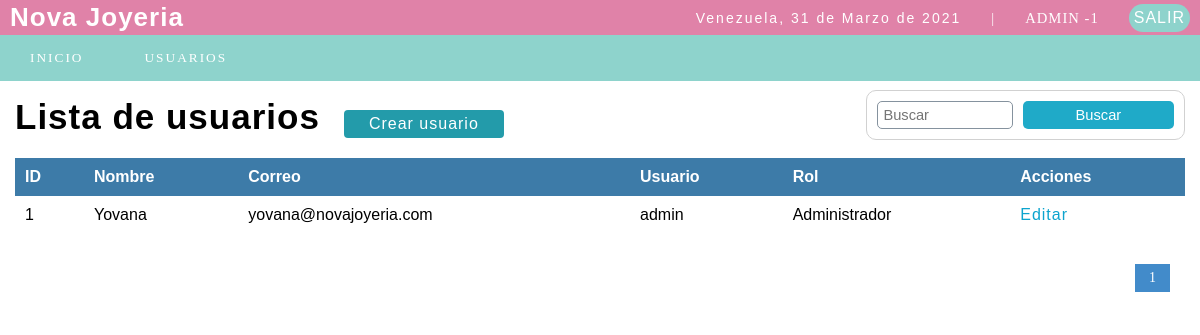
The app's page /admin/nova-admin/lista_usuarios.php (signed in) with its own data.
### tables this page shows
CREATE TABLE `usuario` (
  `idusuario` int(11) NOT NULL,
  `nombre` varchar(50) DEFAULT NULL,
  `correo` varchar(100) DEFAULT NULL,
  `usuario` varchar(15) DEFAULT NULL,
  `clave` varchar(100) DEFAULT NULL,
  `rol` int(11) DEFAULT NULL,
  `estatus` int(11) NOT NULL DEFAULT '1'
);

CREATE TABLE `rol` (
  `idrol` int(11) NOT NULL,
  `rol` varchar(20) DEFAULT NULL
);

### admin/nova-admin/lista_usuarios.php (the view, shortened to what this page needs)
<?php
	include "../conexion.php";
 ?>
<!DOCTYPE html>
<html lang="en">
<head>
	<?php include "includes/scripts.php"; ?>
</head>
<body>
	<?php include "includes/header.php"; ?>
	<section id="container">
		<h1>Lista de usuarios</h1>
		<a href="registro_usuario.php" class="btn_nuevo">Crear usuario</a>
		<form action="buscar_usuario.php" method="get" class="formulario-busqueda">
			<input type="text" name="busqueda" id="busqueda" placeholder="Buscar">
			<input type="submit" value="Buscar" class="btn_busqueda">
		</form>
		<table>
			<tr>
				<th>ID</th>
				<th>Nombre</th>
				<th>Correo</th>
				<th>Usuario</th>
				<th>Rol</th>
				<th>Acciones</th>
			</tr>
		<?php
			$sql_registe = mysqli_query($conection,"SELECT COUNT(*) as total_registro FROM usuario WHERE estatus = 1 ");
			$result_register = mysqli_fetch_array($sql_registe);
			$total_registro = $result_register['total_registro'];
			$por_pagina = 5;
			if(empty($_GET['pagina']))
			{
				$pagina = 1;
			}else{
				$pagina = $_GET['pagina'];
			}
			$desde = ($pagina-1) * $por_pagina;
			$total_paginas = ceil($total_registro / $por_pagina);
			$query = mysqli_query($conection,"SELECT u.idusuario, u.nombre, u.correo, u.usuario, r.rol FROM usuario u INNER JOIN rol r ON u.rol = r.idrol WHERE estatus = 1 ORDER BY u.idusuario ASC LIMIT $desde,$por_pagina
				");
			$result = mysqli_num_rows($query);
			if($result > 0){
				while ($data = mysqli_fetch_array($query)) {
			?>
				<tr>
					<td><?php echo $data["idusuario"]; ?></td>
					<td><?php echo $data["nombre"]; ?></td>
					<td><?php echo $data["correo"]; ?></td>
					<td><?php echo $data["usuario"]; ?></td>
					<td><?php echo $data['rol'] ?></td>
					<td>
						<a class="link_editar" href="editar_usuario.php?id=<?php echo $data["idusuario"]; ?>">Editar</a>
					</td>
				</tr>
		<?php
				}
			}
		 ?>
		</table>
		<div class="paginador">
			<ul>
			<?php
				for ($i=1; $i <= $total_paginas; $i++) {
					if($i == $pagina)
					{
						echo '<li class="pagina-seleccionada">'.$i.'</li>';
					}else{
						echo '<li><a href="?pagina='.$i.'">'.$i.'</a></li>';
					}
				}
			 ?>
			</ul>
		</div>
	</section>
</body>
</html>

### admin/nova-admin/css/style.css (style rules this page uses)
* { margin: 0; padding: 0; box-sizing: border-box; }
:root { --rosa: #e082a8; --azul: #8ed3cc; --fondo:#fff; --azul-fuerte:#096074; }
body { background: var(--fondo); }
h1, h2, h3, h4, h5, h6 { font-family: "Italianno", sans-serif; font-weight: bold; letter-spacing: 1px; }
h1 { font-size: 26px; }
a { text-decoration: none; font-family: arial; letter-spacing: 1px; }
#container { padding: 90px 15px 15px; }
form { background: #FFF; margin: auto; padding: 20px 50px; border: 1px solid #d1d1d1; }
input,select { display: block; width: 100%; font-size: 11pt; padding: 5px; border: 1px solid #85929e; border-radius: 5px; }
#container h1 { font-size: 35px; display: inline-block; }
.btn_nuevo { display: inline-block; background: #239baa; color: #FFF; padding: 5px 25px; border-radius: 4px; margin: 20px; }
table { border-collapse: collapse; font-size: 12pt; font-family: 'arial'; width: 100%; }
table th { text-align: left; padding: 10px; background: #3d7ba8; color: #FFF; }
table tr:nth-child(odd) { background: #FFF; }
table td { padding: 10px; }
.link_editar { color: #0ca4ce; }
.paginador ul { padding: 15px; list-style: none; background: #FFF; margin-top: 15px; display: -webkit-flex; display: -moz-flex; display: -ms-flex; display: -o-flex; display: flex; justify-content: flex-end; }
.paginador a, .pagina-seleccionada { color: #428bca; border: 1px solid #ddd; padding: 5px; display: inline-block; font-size: 14px; text-align: center; width: 35px; }
.pagina-seleccionada { color: #FFF; background: #428bca; border: 1px solid #428bca; }
.formulario-busqueda { display: -webkit-flex; display: -moz-flex; display: -ms-flex; display: -o-flex; display: flex; float: right; background: initial; padding: 10px; border-radius: 10px; }
.formulario-busqueda .btn_busqueda { background: #1faac8; color: #FFF; padding: 0 20px; border: 0; cursor: pointer; margin-left: 10px; }

### records on screen
usuario: idusuario "1", nombre "Yovana", correo "yovana@novajoyeria.com", usuario "admin", rol.rol "Administrador"

### other values on screen
fechaC() "31 de Marzo de 2021"
$_SESSION['user'] "ADMIN"
$_SESSION['rol'] "1"
